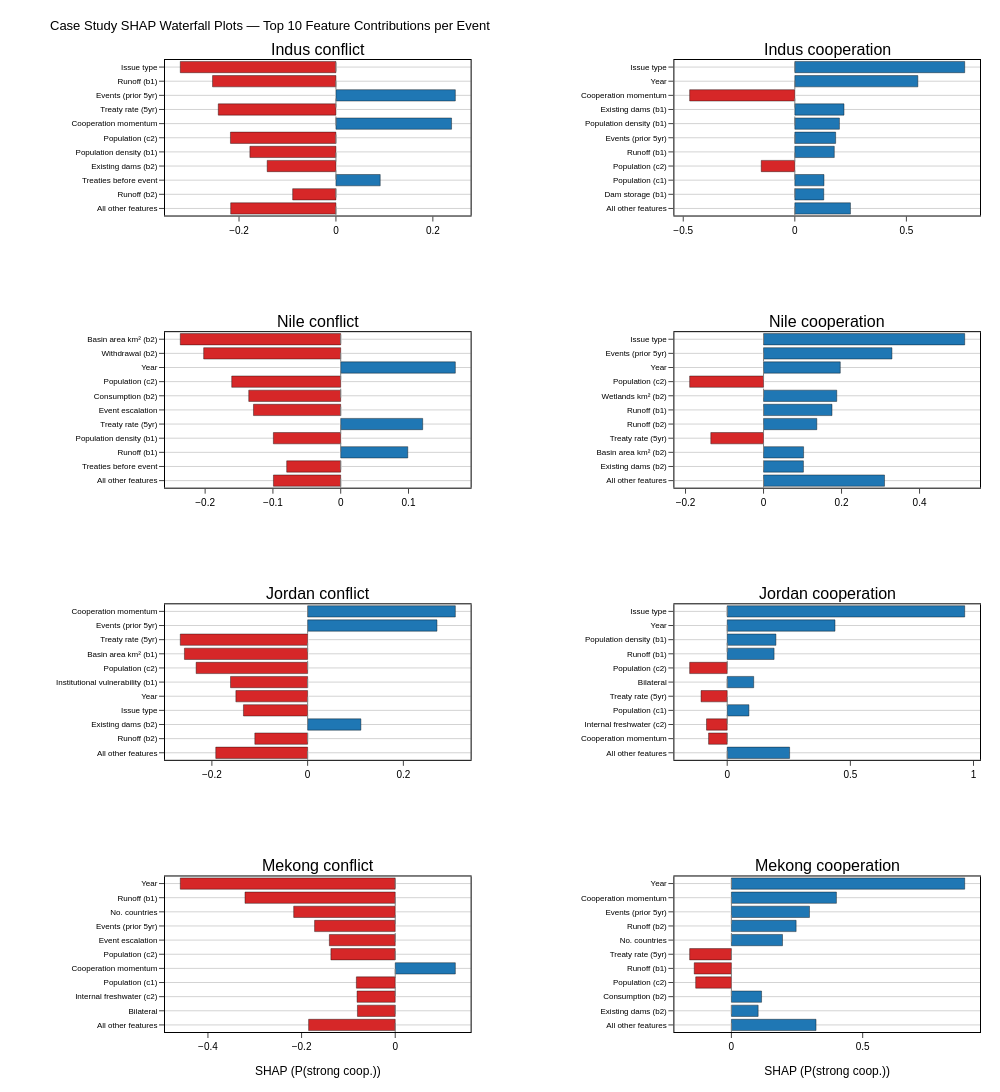

Source (notebook cell):
### Code cell
def waterfall_plotly(event_idx, label, sv_array, feature_names, feature_labels,
                     X_imp, class_idx=3, top_n=10):
    """
    Return a Plotly waterfall figure for a single event,
    showing the top_n SHAP contributions for the specified class.
    """
    # Locate position in X_all_imputed (same index order)
    pos = X_imp.index.get_loc(event_idx)
    shap_event = sv_array[pos, :, class_idx]   # (n_features,)
    feat_vals  = X_imp.iloc[pos]

    # Base value (expected value for this class)
    base_val = explainer.expected_value[class_idx] if isinstance(
        explainer.expected_value, (list, np.ndarray)) else explainer.expected_value

    # Select top_n by absolute SHAP
    order   = np.argsort(np.abs(shap_event))[::-1][:top_n]
    rest_sv = shap_event[np.argsort(np.abs(shap_event))[::-1][top_n:]].sum()

    feats_sel  = [feature_names[i]  for i in order]
    labels_sel = [feature_labels[i] for i in order]
    shap_sel   = shap_event[order]
    vals_sel   = [feat_vals[f] for f in feats_sel]

    # Append "other" bar
    labels_sel = np.append(labels_sel, 'All other features')
    shap_sel   = np.append(shap_sel, rest_sv)

    # Reverse order so most important is on top
    labels_sel = labels_sel[::-1]
    shap_sel   = shap_sel[::-1]

    colours = ['#d62728' if v < 0 else '#1f77b4' for v in shap_sel]

    fig = go.Figure(go.Bar(
        x=shap_sel,
        y=labels_sel,
        orientation='h',
        marker_color=colours,
        marker_line_color='black',
        marker_line_width=0.5,
    ))
    fig.add_vline(x=0, line_dash='dash', line_color='gray', line_width=1)

    fig.update_layout(
        title=dict(text=label, font_size=11),
        xaxis=dict(
            title='SHAP value (P(strong coop.))',
            showgrid=False, linecolor='black', linewidth=1,
            mirror=True, ticks='outside', title_font_size=10,
        ),
        yaxis=dict(
            showgrid=True, gridcolor='lightgray',
            linecolor='black', linewidth=1,
            mirror=True, ticks='outside',
            tickfont_size=9,
        ),
        font=dict(family='Arial', size=10, color='black'),
        plot_bgcolor='white',
        paper_bgcolor='white',
        height=340,
        width=440,
        margin=dict(l=165, r=20, t=40, b=50),
    )
    return fig


feature_label_list = [LABEL_MAP.get(f, f) for f in FEATURE_COLS]

# ── Build a composite figure (2 columns, n_cases/2 rows) ─────────────────────
n_valid = len(valid_cases)
ncols   = 2
nrows   = int(np.ceil(n_valid / ncols))

fig_cs = make_subplots(
    rows=nrows, cols=ncols,
    subplot_titles=[lbl for _, lbl in valid_cases],
    horizontal_spacing=0.25,
    vertical_spacing=0.12,
)

for k, (event_idx, label) in enumerate(valid_cases):
    row = k // ncols + 1
    col = k %  ncols + 1
    pos = X_all_imputed.index.get_loc(event_idx)
    shap_event = sv[pos, :, CLASS_IDX]
    base_val   = (explainer.expected_value[CLASS_IDX]
                  if isinstance(explainer.expected_value, (list, np.ndarray))
                  else explainer.expected_value)

    order   = np.argsort(np.abs(shap_event))[::-1][:10]
    rest_sv = shap_event[np.argsort(np.abs(shap_event))[::-1][10:]].sum()
    labels_sub = [LABEL_MAP.get(FEATURE_COLS[i], FEATURE_COLS[i]) for i in order]
    shap_sub   = list(shap_event[order])
    labels_sub.append('All other features')
    shap_sub.append(rest_sv)
    labels_sub = labels_sub[::-1]
    shap_sub   = shap_sub[::-1]
    colours    = ['#d62728' if v < 0 else '#1f77b4' for v in shap_sub]

    fig_cs.add_trace(
        go.Bar(
            x=shap_sub,
            y=labels_sub,
            orientation='h',
            marker_color=colours,
            marker_line_color='black',
            marker_line_width=0.4,
            showlegend=False,
            name=label,
        ),
        row=row, col=col
    )
    fig_cs.add_vline(x=0, line_dash='dash', line_color='gray',
                     line_width=1, row=row, col=col)
    fig_cs.update_xaxes(
        showgrid=False, linecolor='black', linewidth=1,
        mirror=True, ticks='outside',
        title_text='SHAP (P(strong coop.))' if row == nrows else '',
        row=row, col=col
    )
    fig_cs.update_yaxes(
        showgrid=True, gridcolor='lightgray',
        linecolor='black', linewidth=1,
        mirror=True, ticks='outside', tickfont_size=8,
        row=row, col=col
    )

fig_cs.update_layout(
    title=dict(
        text='Case Study SHAP Waterfall Plots — Top 10 Feature Contributions per Event',
        font_size=13
    ),
    height=nrows * 340,
    width=1000,
    font=dict(family='Arial', size=10, color='black'),
    plot_bgcolor='white',
    paper_bgcolor='white',
    margin=dict(l=165, r=20, t=60, b=60),
)

fig_cs.show()
fig_cs.write_image(f'{FIGURES_DIR}/fig03e_case_studies.png', scale=2)
fig_cs.write_html(f'{FIGURES_DIR}/fig03e_case_studies.html')
print('Saved fig03e_case_studies')

### Figure 1 — Plotly figure (JSON) as saved in the notebook; plotly's stock layout.template omitted (floating-point values rounded to 4 significant figures)
{"data": [{"marker": {"color": ["#d62728", "#d62728", "#1f77b4", "#d62728", "#d62728", "#d62728", "#1f77b4", "#d62728", "#1f77b4", "#d62728", "#d62728"], "line": {"color": "black", "width": 0.4}}, "name": "Indus conflict", "orientation": "h", "showlegend": false, "type": "bar", "x": [-0.2172, -0.08929, 0.09142, -0.1419, -0.1776, -0.2177, 0.2386, -0.2428, 0.2464, -0.2546, -0.3212], "xaxis": "x", "y": ["All other features", "Runoff (b2)", "Treaties before event", "Existing dams (b2)", "Population density (b1)", "Population (c2)", "Cooperation momentum", "Treaty rate (5yr)", "Events (prior 5yr)", "Runoff (b1)", "Issue type"], "yaxis": "y"}, {"marker": {"color": ["#1f77b4", "#1f77b4", "#1f77b4", "#d62728", "#1f77b4", "#1f77b4", "#1f77b4", "#1f77b4", "#d62728", "#1f77b4", "#1f77b4"], "line": {"color": "black", "width": 0.4}}, "name": "Indus cooperation", "orientation": "h", "showlegend": false, "type": "bar", "x": [0.2493, 0.1298, 0.1307, -0.1505, 0.1769, 0.183, 0.1999, 0.2204, -0.4713, 0.5513, 0.7614], "xaxis": "x2", "y": ["All other features", "Dam storage (b1)", "Population (c1)", "Population (c2)", "Runoff (b1)", "Events (prior 5yr)", "Population density (b1)", "Existing dams (b1)", "Cooperation momentum", "Year", "Issue type"], "yaxis": "y2"}, {"marker": {"color": ["#d62728", "#d62728", "#1f77b4", "#d62728", "#1f77b4", "#d62728", "#d62728", "#d62728", "#1f77b4", "#d62728", "#d62728"], "line": {"color": "black", "width": 0.4}}, "name": "Nile conflict", "orientation": "h", "showlegend": false, "type": "bar", "x": [-0.09925, -0.07969, 0.09894, -0.09935, 0.121, -0.1287, -0.1357, -0.1608, 0.1691, -0.2022, -0.2367], "xaxis": "x3", "y": ["All other features", "Treaties before event", "Runoff (b1)", "Population density (b1)", "Treaty rate (5yr)", "Event escalation", "Consumption (b2)", "Population (c2)", "Year", "Withdrawal (b2)", "Basin area km² (b2)"], "yaxis": "y3"}, {"marker": {"color": ["#1f77b4", "#1f77b4", "#1f77b4", "#d62728", "#1f77b4", "#1f77b4", "#1f77b4", "#d62728", "#1f77b4", "#1f77b4", "#1f77b4"], "line": {"color": "black", "width": 0.4}}, "name": "Nile cooperation", "orientation": "h", "showlegend": false, "type": "bar", "x": [0.3102, 0.1023, 0.1027, -0.1352, 0.1366, 0.1755, 0.1877, -0.1894, 0.1968, 0.3292, 0.5158], "xaxis": "x4", "y": ["All other features", "Existing dams (b2)", "Basin area km² (b2)", "Treaty rate (5yr)", "Runoff (b2)", "Runoff (b1)", "Wetlands km² (b2)", "Population (c2)", "Year", "Events (prior 5yr)", "Issue type"], "yaxis": "y4"}, {"marker": {"color": ["#d62728", "#d62728", "#1f77b4", "#d62728", "#d62728", "#d62728", "#d62728", "#d62728", "#d62728", "#1f77b4", "#1f77b4"], "line": {"color": "black", "width": 0.4}}, "name": "Jordan conflict", "orientation": "h", "showlegend": false, "type": "bar", "x": [-0.1919, -0.1103, 0.1113, -0.1341, -0.1499, -0.1611, -0.2329, -0.2574, -0.266, 0.2702, 0.3086], "xaxis": "x5", "y": ["All other features", "Runoff (b2)", "Existing dams (b2)", "Issue type", "Year", "Institutional vulnerability (b1)", "Population (c2)", "Basin area km² (b1)", "Treaty rate (5yr)", "Events (prior 5yr)", "Cooperation momentum"], "yaxis": "y5"}, {"marker": {"color": ["#1f77b4", "#d62728", "#d62728", "#1f77b4", "#d62728", "#1f77b4", "#d62728", "#1f77b4", "#1f77b4", "#1f77b4", "#1f77b4"], "line": {"color": "black", "width": 0.4}}, "name": "Jordan cooperation", "orientation": "h", "showlegend": false, "type": "bar", "x": [0.2533, -0.07568, -0.08406, 0.08814, -0.1062, 0.1076, -0.1525, 0.1903, 0.1978, 0.4376, 0.9643], "xaxis": "x6", "y": ["All other features", "Cooperation momentum", "Internal freshwater (c2)", "Population (c1)", "Treaty rate (5yr)", "Bilateral", "Population (c2)", "Runoff (b1)", "Population density (b1)", "Year", "Issue type"], "yaxis": "y6"}, {"marker": {"color": ["#d62728", "#d62728", "#d62728", "#d62728", "#1f77b4", "#d62728", "#d62728", "#d62728", "#d62728", "#d62728", "#d62728"], "line": {"color": "black", "width": 0.4}}, "name": "Mekong conflict", "orientation": "h", "showlegend": false, "type": "bar", "x": [-0.185, -0.0807, -0.08154, -0.08299, 0.1284, -0.1374, -0.1407, -0.1723, -0.2169, -0.3209, -0.4591], "xaxis": "x7", "y": ["All other features", "Bilateral", "Internal freshwater (c2)", "Population (c1)", "Cooperation momentum", "Population (c2)", "Event escalation", "Events (prior 5yr)", "No. countries", "Runoff (b1)", "Year"], "yaxis": "y7"}, {"marker": {"color": ["#1f77b4", "#1f77b4", "#1f77b4", "#d62728", "#d62728", "#d62728", "#1f77b4", "#1f77b4", "#1f77b4", "#1f77b4", "#1f77b4"], "line": {"color": "black", "width": 0.4}}, "name": "Mekong cooperation", "orientation": "h", "showlegend": false, "type": "bar", "x": [0.3223, 0.1019, 0.1149, -0.136, -0.1416, -0.159, 0.1946, 0.2465, 0.2974, 0.4, 0.8886], "xaxis": "x8", "y": ["All other features", "Existing dams (b2)", "Consumption (b2)", "Population (c2)", "Runoff (b1)", "Treaty rate (5yr)", "No. countries", "Runoff (b2)", "Events (prior 5yr)", "Cooperation momentum", "Year"], "yaxis": "y8"}], "layout": {"annotations": [{"font": {"size": 16}, "showarrow": false, "text": "Indus conflict", "x": 0.1875, "xanchor": "center", "xref": "paper", "y": 1.0, "yanchor": "bottom", "yref": "paper"}, {"font": {"size": 16}, "showarrow": false, "text": "Indus cooperation", "x": 0.8125, "xanchor": "center", "xref": "paper", "y": 1.0, "yanchor": "bottom", "yref": "paper"}, {"font": {"size": 16}, "showarrow": false, "text": "Nile conflict", "x": 0.1875, "xanchor": "center", "xref": "paper", "y": 0.72, "yanchor": "bottom", "yref": "paper"}, {"font": {"size": 16}, "showarrow": false, "text": "Nile cooperation", "x": 0.8125, "xanchor": "center", "xref": "paper", "y": 0.72, "yanchor": "bottom", "yref": "paper"}, {"font": {"size": 16}, "showarrow": false, "text": "Jordan conflict", "x": 0.1875, "xanchor": "center", "xref": "paper", "y": 0.44, "yanchor": "bottom", "yref": "paper"}, {"font": {"size": 16}, "showarrow": false, "text": "Jordan cooperation", "x": 0.8125, "xanchor": "center", "xref": "paper", "y": 0.44, "yanchor": "bottom", "yref": "paper"}, {"font": {"size": 16}, "showarrow": false, "text": "Mekong conflict", "x": 0.1875, "xanchor": "center", "xref": "paper", "y": 0.16, "yanchor": "bottom", "yref": "paper"}, {"font": {"size": 16}, "showarrow": false, "text": "Mekong cooperation", "x": 0.8125, "xanchor": "center", "xref": "paper", "y": 0.16, "yanchor": "bottom", "yref": "paper"}], "font": {"color": "black", "family": "Arial", "size": 10}, "height": 1360, "margin": {"b": 60, "l": 165, "r": 20, "t": 60}, "paper_bgcolor": "white", "plot_bgcolor": "white", "shapes": [{"line": {"color": "gray", "dash": "dash", "width": 1}, "type": "line", "x0": 0, "x1": 0, "xref": "x", "y0": 0, "y1": 1, "yref": "y domain"}, {"line": {"color": "gray", "dash": "dash", "width": 1}, "type": "line", "x0": 0, "x1": 0, "xref": "x2", "y0": 0, "y1": 1, "yref": "y2 domain"}, {"line": {"color": "gray", "dash": "dash", "width": 1}, "type": "line", "x0": 0, "x1": 0, "xref": "x3", "y0": 0, "y1": 1, "yref": "y3 domain"}, {"line": {"color": "gray", "dash": "dash", "width": 1}, "type": "line", "x0": 0, "x1": 0, "xref": "x4", "y0": 0, "y1": 1, "yref": "y4 domain"}, {"line": {"color": "gray", "dash": "dash", "width": 1}, "type": "line", "x0": 0, "x1": 0, "xref": "x5", "y0": 0, "y1": 1, "yref": "y5 domain"}, {"line": {"color": "gray", "dash": "dash", "width": 1}, "type": "line", "x0": 0, "x1": 0, "xref": "x6", "y0": 0, "y1": 1, "yref": "y6 domain"}, {"line": {"color": "gray", "dash": "dash", "width": 1}, "type": "line", "x0": 0, "x1": 0, "xref": "x7", "y0": 0, "y1": 1, "yref": "y7 domain"}, {"line": {"color": "gray", "dash": "dash", "width": 1}, "type": "line", "x0": 0, "x1": 0, "xref": "x8", "y0": 0, "y1": 1, "yref": "y8 domain"}], "title": {"font": {"size": 13}, "text": "Case Study SHAP Waterfall Plots — Top 10 Feature Contributions per Event"}, "width": 1000, "xaxis": {"anchor": "y", "domain": [0.0, 0.375], "linecolor": "black", "linewidth": 1, "mirror": true, "showgrid": false, "ticks": "outside", "title": {"text": ""}}, "xaxis2": {"anchor": "y2", "domain": [0.625, 1.0], "linecolor": "black", "linewidth": 1, "mirror": true, "showgrid": false, "ticks": "outside", "title": {"text": ""}}, "xaxis3": {"anchor": "y3", "domain": [0.0, 0.375], "linecolor": "black", "linewidth": 1, "mirror": true, "showgrid": false, "ticks": "outside", "title": {"text": ""}}, "xaxis4": {"anchor": "y4", "domain": [0.625, 1.0], "linecolor": "black", "linewidth": 1, "mirror": true, "showgrid": false, "ticks": "outside", "title": {"text": ""}}, "xaxis5": {"anchor": "y5", "domain": [0.0, 0.375], "linecolor": "black", "linewidth": 1, "mirror": true, "showgrid": false, "ticks": "outside", "title": {"text": ""}}, "xaxis6": {"anchor": "y6", "domain": [0.625, 1.0], "linecolor": "black", "linewidth": 1, "mirror": true, "showgrid": false, "ticks": "outside", "title": {"text": ""}}, "xaxis7": {"anchor": "y7", "domain": [0.0, 0.375], "linecolor": "black", "linewidth": 1, "mirror": true, "showgrid": false, "ticks": "outside", "title": {"text": "SHAP (P(strong coop.))"}}, "xaxis8": {"anchor": "y8", "domain": [0.625, 1.0], "linecolor": "black", "linewidth": 1, "mirror": true, "showgrid": false, "ticks": "outside", "title": {"text": "SHAP (P(strong coop.))"}}, "yaxis": {"anchor": "x", "domain": [0.84, 1.0], "gridcolor": "lightgray", "linecolor": "black", "linewidth": 1, "mirror": true, "showgrid": true, "tickfont": {"size": 8}, "ticks": "outside"}, "yaxis2": {"anchor": "x2", "domain": [0.84, 1.0], "gridcolor": "lightgray", "linecolor": "black", "linewidth": 1, "mirror": true, "showgrid": true, "tickfont": {"size": 8}, "ticks": "outside"}, "yaxis3": {"anchor": "x3", "domain": [0.56, 0.72], "gridcolor": "lightgray", "linecolor": "black", "linewidth": 1, "mirror": true, "showgrid": true, "tickfont": {"size": 8}, "ticks": "outside"}, "yaxis4": {"anchor": "x4", "domain": [0.56, 0.72], "gridcolor": "lightgray", "linecolor": "black", "linewidth": 1, "mirror": true, "showgrid": true, "tickfont": {"size": 8}, "ticks": "outside"}, "yaxis5": {"anchor": "x5", "domain": [0.28, 0.44], "gridcolor": "lightgray", "linecolor": "black", "linewidth": 1, "mirror": true, "showgrid": true, "tickfont": {"size": 8}, "ticks": "outside"}, "yaxis6": {"anchor": "x6", "domain": [0.28, 0.44], "gridcolor": "lightgray", "linecolor": "black", "linewidth": 1, "mirror": true, "showgrid": true, "tickfont": {"size": 8}, "ticks": "outside"}, "yaxis7": {"anchor": "x7", "domain": [0.0, 0.16], "gridcolor": "lightgray", "linecolor": "black", "linewidth": 1, "mirror": true, "showgrid": true, "tickfont": {"size": 8}, "ticks": "outside"}, "yaxis8": {"anchor": "x8", "domain": [0.0, 0.16], "gridcolor": "lightgray", "linecolor": "black", "linewidth": 1, "mirror": true, "showgrid": true, "tickfont": {"size": 8}, "ticks": "outside"}}}
